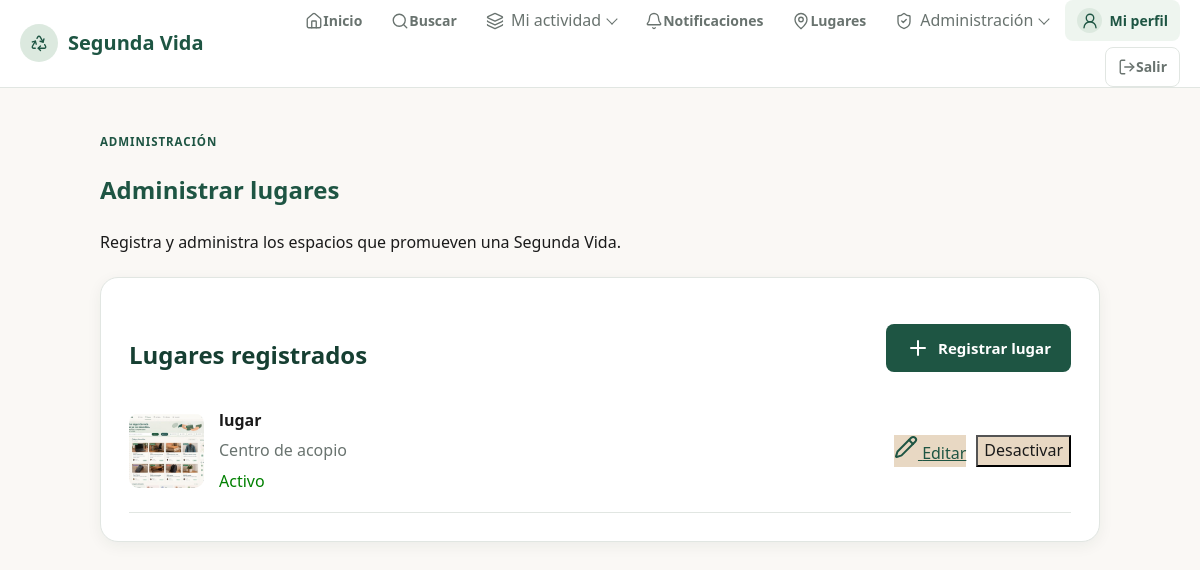
The page /administrar-lugares/ (signed in) on the database its author committed.
### objetos/models.py (models this page shows, shortened)
class LugarSegundaVida(models.Model):
    TIPOS = [
        ("taller", "Taller"),
        ("centro_acopio", "Centro de acopio"),
        ("organizacion", "Organización"),
        ("negocio", "Negocio"),
        ("otro", "Otro"),
    ]
    nombre = models.CharField(max_length=150)
    descripcion = models.TextField()
    tipo = models.CharField(
        max_length=30,
        choices=TIPOS
    )
    categorias = models.JSONField(default=list)
    servicios = models.TextField()
    ubicacion = models.CharField(max_length=255)
    telefono = models.CharField(
        max_length=20,
        blank=True
    )
    horario = models.CharField(
        max_length=255,
        blank=True
    )
    imagen = models.ImageField(
        upload_to="lugares/",
        blank=True,
        null=True
    )
    activo = models.BooleanField(default=True)

### objetos/views.py (the view)
@login_required
def administrar_lugares(request):
    if not request.user.is_superuser:
        return HttpResponseForbidden(
            "No tienes permiso para administrar lugares."
        )
    lugares = LugarSegundaVida.objects.all().order_by(
        "-activo", "nombre"
    )
    return render(
        request,
        "objetos/administrar_lugares.html",
        {
            "lugares": lugares,
        }
    )

### usuarios/context_processors.py (called while the page is built)
def notificaciones_no_leidas(request):
    if request.user.is_authenticated:
        notificaciones = Notificacion.objects.filter(
            usuario=request.user
        ).order_by("-fecha")
        no_leidas = notificaciones.filter(
            leida=False
        ).count()
    else:
        notificaciones = Notificacion.objects.none()
        no_leidas = 0
    return {
        "notificaciones": notificaciones,
        "notificaciones_no_leidas": no_leidas,
    }

### objetos/templates/objetos/administrar_lugares.html (shortened to what this page needs)
{% extends "base.html" %}
{% block content %}
<section class="perfil-pagina">
    <div class="perfil-seccion-encabezado">
        <p class="seccion-etiqueta">ADMINISTRACIÓN</p>
        <h1>Administrar lugares</h1>
        <p>Registra y administra los espacios que promueven una Segunda Vida.</p>
    </div>
    <div class="perfil-seccion">
        <div style="display:flex; justify-content:space-between; align-items:center; gap:15px; flex-wrap:wrap;">
            <h2>Lugares registrados</h2>
            <a href="{% url 'crear_lugar' %}" class="boton">
                <i data-lucide="plus" aria-hidden="true"></i>
                Registrar lugar
            </a>
        </div>
        {% for lugar in lugares %}
            <div style="
                display:flex;
                justify-content:space-between;
                align-items:center;
                gap:15px;
                padding:18px 0;
                border-bottom:1px solid var(--borde);
                flex-wrap:wrap;
            ">
                <div style="display:flex; align-items:center; gap:15px;">
                    {% if lugar.imagen %}
                        <img
                            src="{{ lugar.imagen.url }}"
                            alt="{{ lugar.nombre }}"
                            style="width:75px; height:75px; object-fit:cover; border-radius:10px;"
                        >
                    {% else %}
                        <div style="width:75px; height:75px; display:flex; align-items:center; justify-content:center; background:var(--fondo); border-radius:10px;">
                            <i data-lucide="map-pin" aria-hidden="true"></i>
                        </div>
                    {% endif %}
                    <div>
                        <strong>{{ lugar.nombre }}</strong>
                        <p style="margin:5px 0; color:var(--texto-secundario);">
                            {{ lugar.get_tipo_display }}
                        </p>
                        {% if lugar.activo %}
                            <span style="color:green;">Activo</span>
                        {% else %}
                            <span style="color:#b45309;">Desactivado</span>
                        {% endif %}
                    </div>
                </div>
                <div style="display:flex; gap:10px; flex-wrap:wrap;">
                    <a
                        href="{% url 'editar_lugar' lugar.id %}"
                        class="boton-secundario"
                    >
                        <i data-lucide="pencil" aria-hidden="true"></i>
                        Editar
                    </a>
                    <form
                        method="POST"
                        action="{% url 'cambiar_estado_lugar' lugar.id %}"
                        onsubmit="return confirm('¿Deseas cambiar el estado de este lugar?');"
                    >
                        {% if lugar.activo %}
                            <button type="submit" class="boton-secundario">
                                Desactivar
                            </button>
                        {% else %}
                            <button type="submit" class="boton">
                                Reactivar
                            </button>
                        {% endif %}
                    </form>
                </div>
            </div>
        {% empty %}
            <p>No hay lugares registrados todavía.</p>
        {% endfor %}
    </div>
</section>
{% endblock %}

### templates/base.html (style rules this page uses)
:root { --verde-principal: #1E5543; --verde-oscuro: #163F32; --verde-medio: #2F7059; --verde-suave: #DCE9DF; --verde-muy-suave: #EEF5EF; --fondo: #FAF8F5; --blanco: #FFFFFF; --fondo-alternativo: #F3F1EC; --texto: #1A1A1A; --texto-secundario: #69736F; --texto-suave: #6F7873; --borde: #E1E6E2; --borde-oscuro: #CBD5CF; --borde-verde: #D7E3D9; --terracota: #C98F76; --terracota-oscuro: #A96F58; --terracota-contraste: #96604B; --beige: #E8D8C3; --dorado: #C59B45; --dorado-contraste: #8A6A22; --dorado-contraste-oscuro: #735817; --dorado-suave: #F5EACF; --dorado-borde: #EADDBD; --dorado-texto: #765B20; --dorado-texto-suave: #6F5E38; --exito: #3D7A59; --exito-suave: #E3F0E7; --advertencia: #A97932; --advertencia-suave: #F8EEDC; --error: #9A4B4B; --error-suave: #F6E4E4; --error-borde: #E7C7C7; --peligro: #8B3A3A; --peligro-borde: #D8A0A0; --peligro-suave: #F5E1E1; --sombra-suave: 0 4px 15px rgba(25, 45, 35, 0.06); --sombra-media: 0 8px 25px rgba(25, 45, 35, 0.10); --radio-pequeno: 8px; --radio: 12px; --radio-grande: 18px; --transicion: 0.2s ease; }
* { box-sizing: border-box; }
html { scroll-behavior: smooth; }
body { margin: 0; padding: 0; font-family: "Segoe UI", -apple-system, BlinkMacSystemFont, sans-serif; background-color: var(--fondo); color: var(--texto); line-height: 1.6; }
a { color: inherit; }
button, input, select, textarea { font: inherit; }
main a:not(.boton) { color: var(--verde-principal); font-weight: 500; }
h1 { color: var(--verde-principal); }
h2 { color: var(--verde-oscuro); margin-top: 30px; margin-bottom: 15px; }
img { max-width: 100%; height: auto; }
.perfil-etiqueta, .seccion-etiqueta, .texto-seccion { display: block; margin: 0 0 5px; color: var(--verde-principal); font-size: 0.72rem; font-weight: 700; letter-spacing: 0; }
.boton { display: inline-flex; align-items: center; justify-content: center; gap: 8px; padding: 12px 20px; background-color: var(--verde-principal); color: var(--blanco); text-decoration: none; border: none; border-radius: 8px; font-family: inherit; font-size: 15px; font-weight: 600; cursor: pointer; transition: background-color 0.2s ease, transform 0.2s ease; }
.boton-secundario { background-color: var(--beige); color: var(--texto); }
.perfil-pagina { max-width: 1000px; margin: 0 auto; }
.perfil-seccion { margin-bottom: 24px; padding: 28px; background: var(--blanco); border: 1px solid var(--borde); border-radius: var(--radio-grande); box-shadow: var(--sombra-suave); }
.perfil-seccion-encabezado { margin-bottom: 22px; }
.hero-etiqueta, .seccion-etiqueta, .encabezado-solicitudes .seccion-etiqueta { letter-spacing: 0.08em; }

### rows shown on the page
LugarSegundaVida: imagen (picture), nombre "lugar", tipo "Centro de acopio", activo "Activo"
